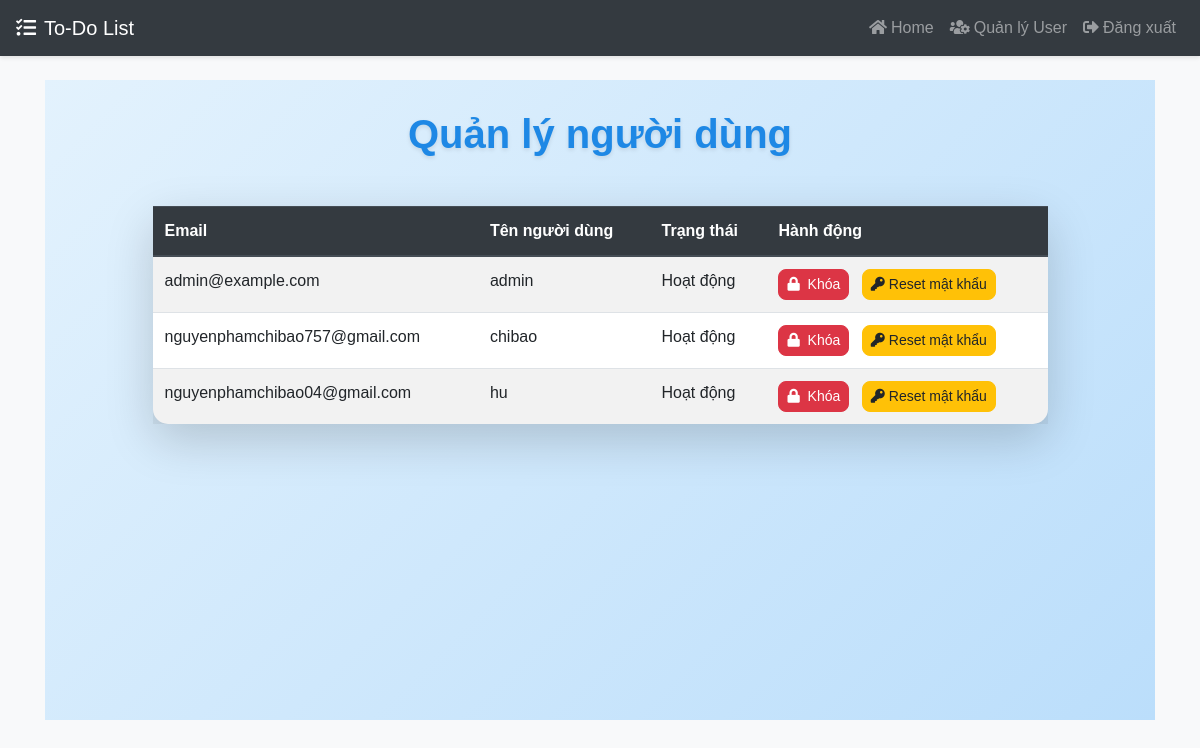
Before: /admin/users (signed in) with the older database file.
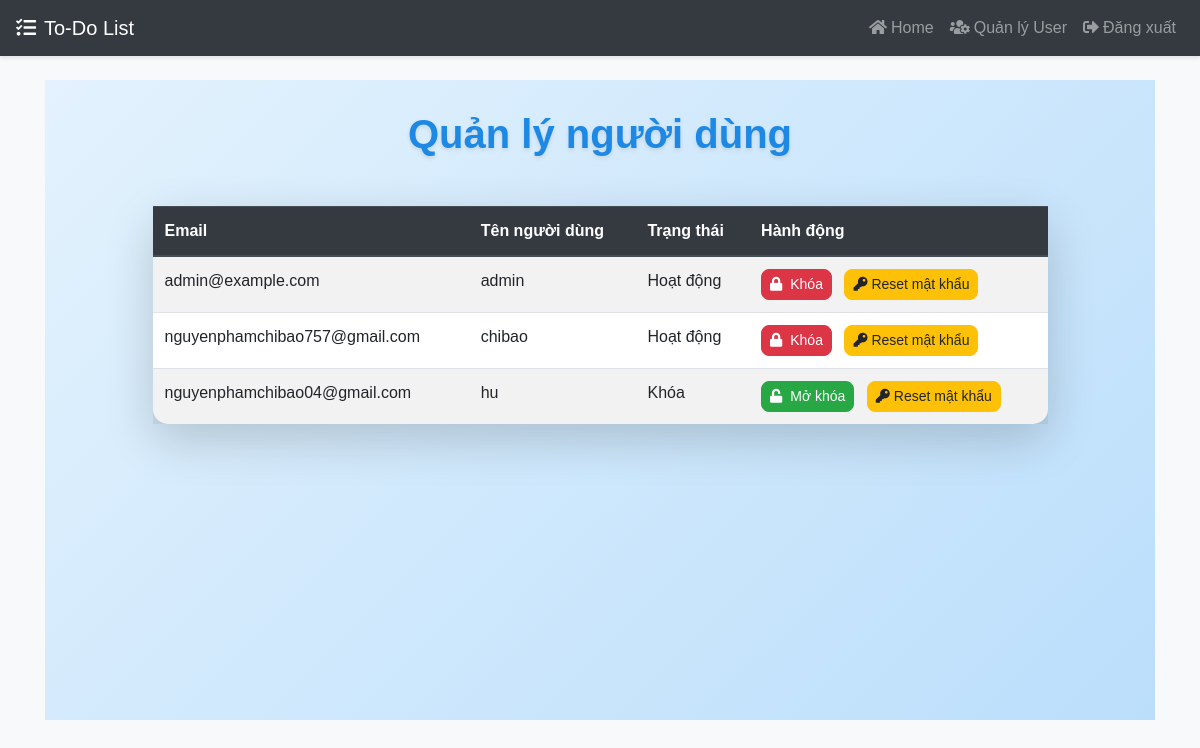
After: the same page with the newer database file.
### todolist/models.py (models this page shows, shortened)
class User(db.Model, UserMixin):
    id = db.Column(db.Integer, primary_key=True)
    email = db.Column(db.String(150), unique=True, nullable=False)
    password = db.Column(db.String(150), nullable=False)
    user_name = db.Column(db.String(150), unique=True, nullable=False)
    notes = db.relationship("Note", backref="user", lazy=True)
    is_blocked = db.Column(db.Boolean, default=False)
    is_admin = db.Column(db.Boolean, default=False)

### todolist/admin.py (the view)
@admin_bp.route('/users', methods=['GET'])
@login_required
def admin_users():
    if not current_user.is_admin:
        flash('Bạn không có quyền truy cập!', 'error')
        return redirect(url_for('views.home'))
    users = User.query.all()
    return render_template('admin_users.html', users=users)

### todolist/templates/admin_users.html
{% extends "base.html" %} {% block title %}Quản lý người dùng{% endblock %} {%
block content %}
<div
  class="container"
  style="
    min-height: 80vh;
    background: linear-gradient(135deg, #e3f2fd, #bbdefb);
    padding-top: 30px;
    padding-bottom: 30px;
  "
>
  <div class="row justify-content-center">
    <div class="col-md-10">
      <h1
        class="text-center mb-5"
        style="
          font-weight: 600;
          color: #1e88e5;
          text-shadow: 0 2px 4px rgba(0, 0, 0, 0.1);
        "
      >
        Quản lý người dùng
      </h1>
      <table
        class="table table-striped shadow-lg"
        style="background: #ffffff; border-radius: 15px"
      >
        <thead class="thead-dark">
          <tr>
            <th>Email</th>
            <th>Tên người dùng</th>
            <th>Trạng thái</th>
            <th>Hành động</th>
          </tr>
        </thead>
        <tbody>
          {% for user in users %}
          <tr>
            <td>{{ user.email }}</td>
            <td>{{ user.user_name }}</td>
            <td>{{ "Khóa" if user.is_blocked else "Hoạt động" }}</td>
            <td>
              <form
                method="POST"
                action="/admin/block_user/{{ user.id }}"
                style="display: inline"
              >
                <button
                  type="submit"
                  class="btn btn-sm {{ 'btn-danger' if not user.is_blocked else 'btn-success' }}"
                  style="border-radius: 8px"
                >
                  <i
                    class="fas {{ 'fa-lock' if not user.is_blocked else 'fa-unlock' }} mr-1"
                  ></i>
                  {{ "Khóa" if not user.is_blocked else "Mở khóa" }}
                </button>
              </form>
              <form
                method="POST"
                action="/admin/reset_password/{{ user.id }}"
                style="display: inline"
              >
                <button
                  type="submit"
                  class="btn btn-sm btn-warning ml-2"
                  style="border-radius: 8px"
                >
                  <i class="fas fa-key mr-1"></i>Reset mật khẩu
                </button>
              </form>
            </td>
          </tr>
          {% endfor %}
        </tbody>
      </table>
    </div>
  </div>
</div>
{% endblock %}

### todolist/templates/base.html (shortened to what this page needs)
<!DOCTYPE html>
<html lang="vi">
  <head>
    <link
      rel="stylesheet"
      href="https://cdn.jsdelivr.net/npm/bootstrap@4.6.2/dist/css/bootstrap.min.css"
    />
    <link
      rel="stylesheet"
      href="https://cdnjs.cloudflare.com/ajax/libs/font-awesome/5.15.4/css/all.min.css"
    />
    <link
      rel="stylesheet"
      href="{{ url_for('static', filename='style.css') }}"
    />
  </head>
  <body>
    <nav class="navbar navbar-expand-lg navbar-dark bg-dark">
      <a class="navbar-brand" href="/">
        <i class="fas fa-tasks mr-2"></i>To-Do List
      </a>
      <div class="collapse navbar-collapse" id="navbarNav">
        <ul class="navbar-nav ml-auto">
          {% if current_user.is_authenticated %}
          <li class="nav-item">
            <a class="nav-link" href="/home"
              ><i class="fas fa-home mr-1"></i>Home</a
            >
          </li>
          {% if user.is_admin %}
          <li class="nav-item">
            <a class="nav-link" href="/admin/users"
              ><i class="fas fa-users-cog mr-1"></i>Quản lý User</a
            >
          </li>
          {% endif %}
          <li class="nav-item">
            <a class="nav-link" href="/logout"
              ><i class="fas fa-sign-out-alt mr-1"></i>Đăng xuất</a
            >
          </li>
          {% endif %}
        </ul>
      </div>
    </nav>
    <div class="container mt-4">{% block content %}{% endblock %}</div>
  </body>
</html>

### todolist/static/style.css (style rules this page uses)
body { background-color: #f8f9fa; font-family: "Arial", sans-serif; }
.btn-danger { transition: transform 0.2s, box-shadow 0.2s; }
.navbar { box-shadow: 0 2px 4px rgba(0, 0, 0, 0.1); }

Changed rows visible on the page:
changed User "nguyenphamchibao04@gmail.com": is_blocked "Hoạt động" → "Khóa"; is_blocked "Khóa" → "Mở khóa"
